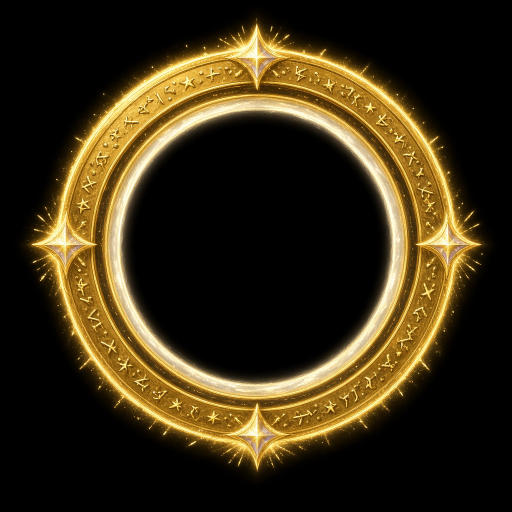
#> input picture refs/gen/aim_ring.jpg, 1024 x 1024 px, found by its file name (shown at 1/2 size)
$ python aimassets.py
#> lines starting #> are read from the running program, lines starting #| are printed output that depends on the picture; after the words box and inside, x2 and y2 are one past the last pixel; in counts of white or black regions, pixels touching at a corner belong together
# R12: painted aim assets -> assets/ui/aim_*.webp  (ring: glow on black -> alpha; hand/icons: chroma key)
import numpy as np
from PIL import Image
from scipy import ndimage
def key(im):
  a=np.asarray(im.convert('RGB')).astype(np.float32);r,g,b=a[...,0],a[...,1],a[...,2]
  d=g-np.maximum(r,b);al=1-np.clip((d-25)/(80-25),0,1)
  edge_px=al<.98
  a[...,1]=np.where(edge_px,np.minimum(g,np.maximum(r,b)+4),g)
  bgm=d>30;lb,nb=ndimage.label(bgm);edge=set(np.unique(np.concatenate([lb[0],lb[-1],lb[:,0],lb[:,-1]])))-{0}
  bg=np.isin(lb,list(edge));inside=~ndimage.binary_dilation(bg,iterations=1);al=np.where(inside,1.0,np.where(bg,0.0,al));al=ndimage.uniform_filter(al,2)
  m=al>.5;lab,n=ndimage.label(m);return a,al,lab,n
def save(a,al,box,name,size):
  x0,y0,x1,y1=box;rgba=np.dstack([a,al*255]).clip(0,255).astype(np.uint8)[y0:y1,x0:x1]
  im=Image.fromarray(rgba);im.thumbnail((size,size),Image.LANCZOS);c=Image.new('RGBA',(size,size));c.paste(im,((size-im.width)//2,(size-im.height)//2));c.save(f'assets/ui/{name}.webp',quality=90);print(name,c.size)
# ring
r=np.asarray(Image.open('refs/gen/aim_ring.jpg').convert('RGB')).astype(np.float32)
al=np.clip((r.max(-1)-14)/220,0,1);col=np.clip(r/np.maximum(al[...,None],1e-3),0,255)
col=np.where(al[...,None]>0,np.minimum(col,255),0)
Image.fromarray(np.dstack([col,al*255]).astype(np.uint8)).resize((256,256),Image.LANCZOS).save('assets/ui/aim_ring.webp',quality=90);print('ring')
#> after `Image.fromarray(np.dstack([col, al * 255]).astype(np.uint8)).resize((2`:
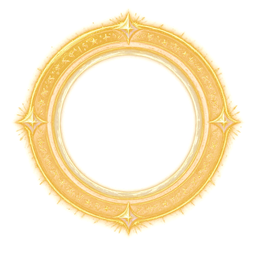
#> saved as aim_ring.webp: PIL image 256x256 RGBA; mean R, G, B, A 92.5, 74.3, 30.1, 58.7; transparent parts drawn white
#| ring
# hand
a,al,lab,n=key(Image.open('refs/gen/aim_hand.jpg'))
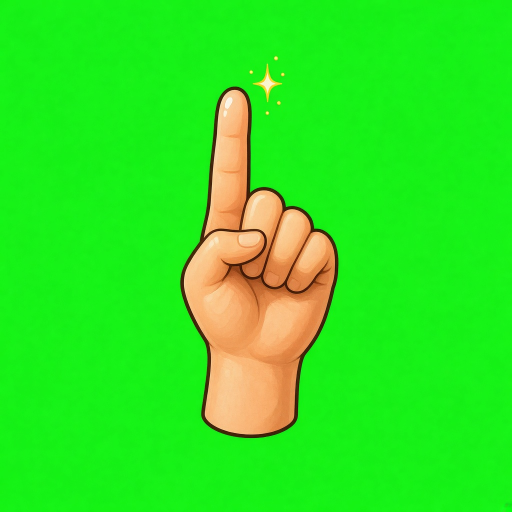
#> input picture refs/gen/aim_hand.jpg, 1024 x 1024 px, found by its file name (shown at 1/2 size)
#> in key, `edge_px=al<.98`:
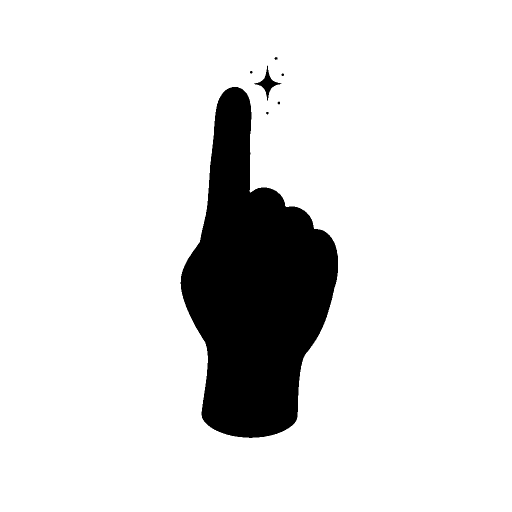
#> edge_px: shape (1024, 1024) bool (shown at 1/2 size); 87.8% white; 7 black regions, largest, box (x1, y1, x2, y2) and area: (361, 174, 676, 876) 127343, (508, 131, 563, 202) 866, (549, 114, 555, 120) 25
#> in key, `a[...,1]=np.where(edge_px,np.minimum(g,np.maximum(r,b)+4),g)`:
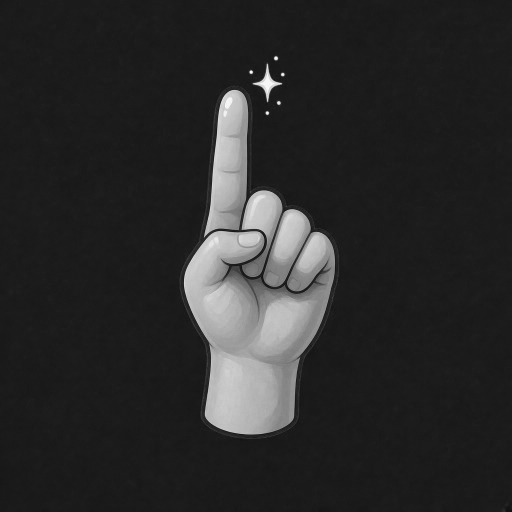
#> g: shape (1024, 1024) float32 (shown at 1/2 size); min 3, max 255, mean 42.4
#> in key, `bgm = d > 30`: bgm: shape (1024, 1024) bool; 87.8% white; 7 black regions, largest, box (x1, y1, x2, y2) and area: (361, 174, 676, 876) 127444, (508, 130, 563, 202) 879, (549, 114, 555, 120) 28
#> in key, `lb, nb = ndimage.label(bgm)`: nb = 1
#> in key, `edge = set(np.unique(np.concatenate([lb[0], lb[-1], lb[:, 0], lb[:, -1`: edge = 1 item
#> in key, `inside = ~ndimage.binary_dilation(bg, iterations=1)`: inside: shape (1024, 1024) bool; 12.1% white; 7 white regions (5 under 20 px), largest, box (x1, y1, x2, y2) and area: (362, 175, 675, 875) 125796, (511, 138, 560, 196) 698
#> in key, `m = al > 0.5`: m: shape (1024, 1024) bool; 12.2% white; 7 white regions (4 under 20 px), largest, box (x1, y1, x2, y2) and area: (362, 175, 676, 876) 126838, (510, 132, 562, 202) 819, (550, 115, 555, 120) 22
#> in key, `lab, n = ndimage.label(m)`:
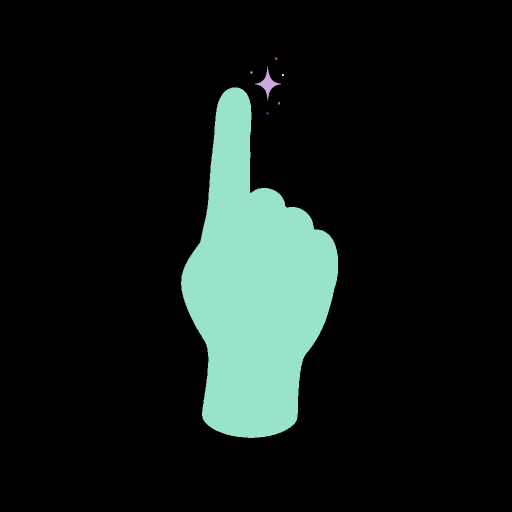
#> lab: shape (1024, 1024) int32 (shown at 1/2 size); 8 distinct labels, from 0 to 7; one colour per label, 0 black
#> in key, `lab, n = ndimage.label(m)`: n = 7
#> n = 7
sz=ndimage.sum(al>.5,lab,range(1,n+1));keep=np.isin(lab,1+np.where(sz>40)[0]);al=al*ndimage.binary_dilation(keep,iterations=3)
#> after `sz = ndimage.sum(al > 0.5, lab, range(1, n + 1))`: sz = [22, 819, 16, 16, 126838, 19, 15]
#> after `keep = np.isin(lab, 1 + np.where(sz > 40)[0])`: keep: shape (1024, 1024) bool; 12.2% white; 2 white regions, box (x1, y1, x2, y2) and area: (362, 175, 676, 876) 126838, (510, 132, 562, 202) 819
ys,xs=np.where(al>.5);save(a,al,(xs.min()-4,ys.min()-4,xs.max()+5,ys.max()+5),'aim_hand',160)
#> in save, `x0, y0, x1, y1 = box`: x0 = 358; y0 = 128; x1 = 680; y1 = 880
#> in save, `im.thumbnail((size, size), Image.LANCZOS)`:
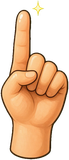
#> im: PIL image 69x160 RGBA; mean R, G, B, A 120.4, 84.4, 51.6, 135.1; transparent parts drawn white
#> in save, `c = Image.new('RGBA', (size, size))`: c: PIL image 160x160 RGBA; every value is 0
#> in save, `c.paste(im, ((size - im.width) // 2, (size - im.height) // 2))`:
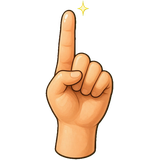
#> c: PIL image 160x160 RGBA; mean R, G, B, A 51.9, 36.4, 22.3, 58.3; transparent parts drawn white
#| aim_hand (160, 160)
# icons: 3x2 grid
#> (the run stopped early here; a loop or call above may not have finished)
